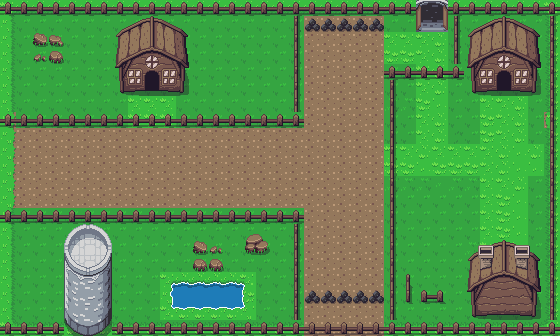

Rendered tile map (Tiled .tmx) drawn with the repository's tilesets; below, a short description and the map source with its tile grids summarised:
An orthogonal 35x21 tile map with 16x16 px tiles, 4 tile layers (ROAD_GRASS, DOOR, OBJECTS, BOMB).

<map version="1.5" tiledversion="1.5.0" orientation="orthogonal" renderorder="right-down" width="35" height="21" tilewidth="16" tileheight="16" infinite="0" nextlayerid="8" nextobjectid="1">
 <editorsettings>
  <export target="TILES_CSV/MAP_01/MAP_01.csv" format="csv" />
 </editorsettings>
 <tileset firstgid="1" source="TILESET_CODING_IN_GAME_ZELDA.tsx" />
 <layer id="1" name="ROAD_GRASS" width="35" height="21">
  <data>[735 cells, 735 non-empty, 19 distinct tile ids]</data>
 </layer>
 <layer id="6" name="DOOR" width="35" height="21">
  <data>[735 cells, 4 non-empty, 4 distinct tile ids]</data>
 </layer>
 <layer id="3" name="OBJECTS" width="35" height="21">
  <data>[735 cells, 293 non-empty, 96 distinct tile ids]</data>
 </layer>
 <layer id="5" name="BOMB" width="35" height="21">
  <data>[735 cells, 10 non-empty, 1 distinct tile ids]</data>
 </layer>
</map>
